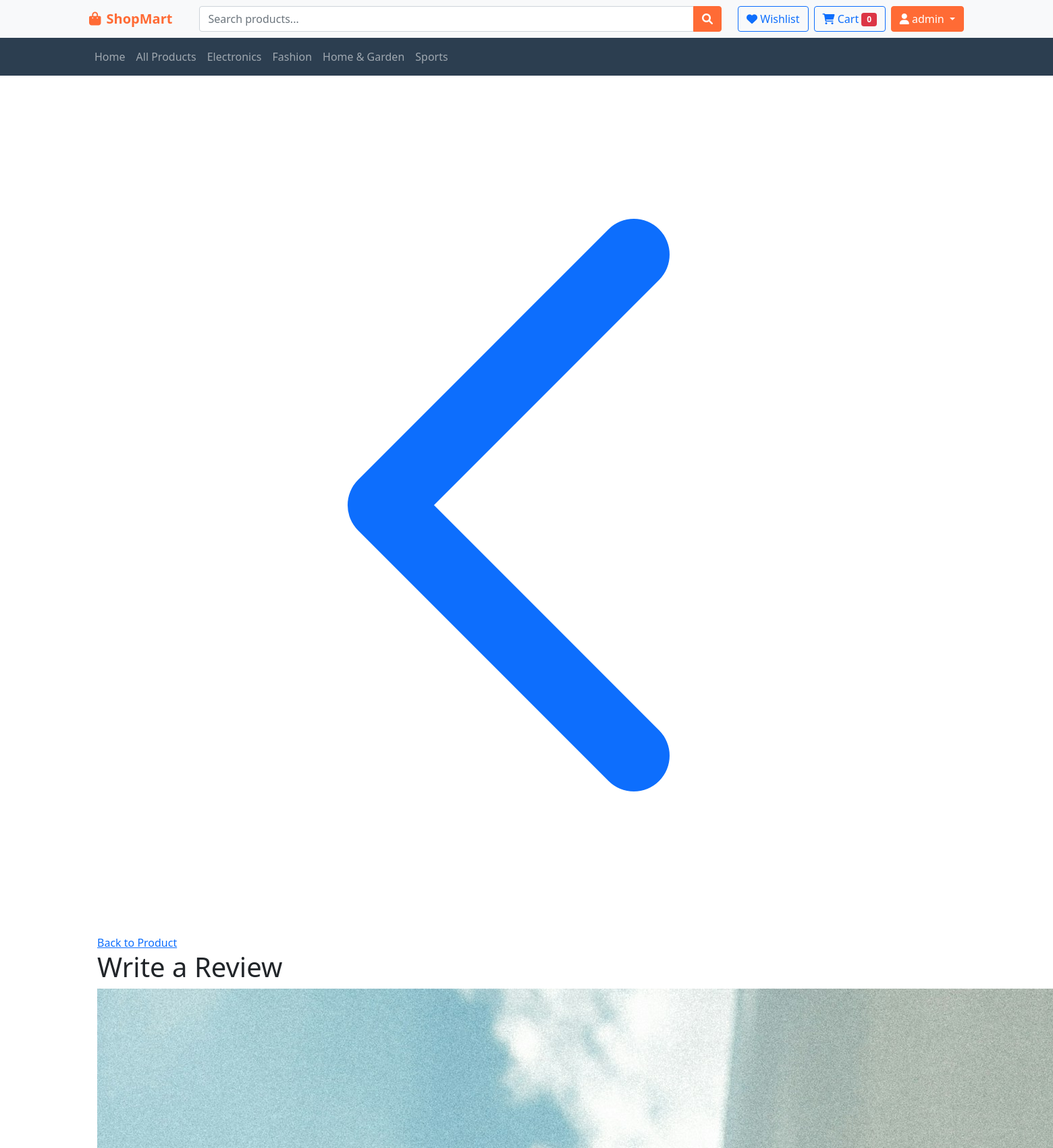
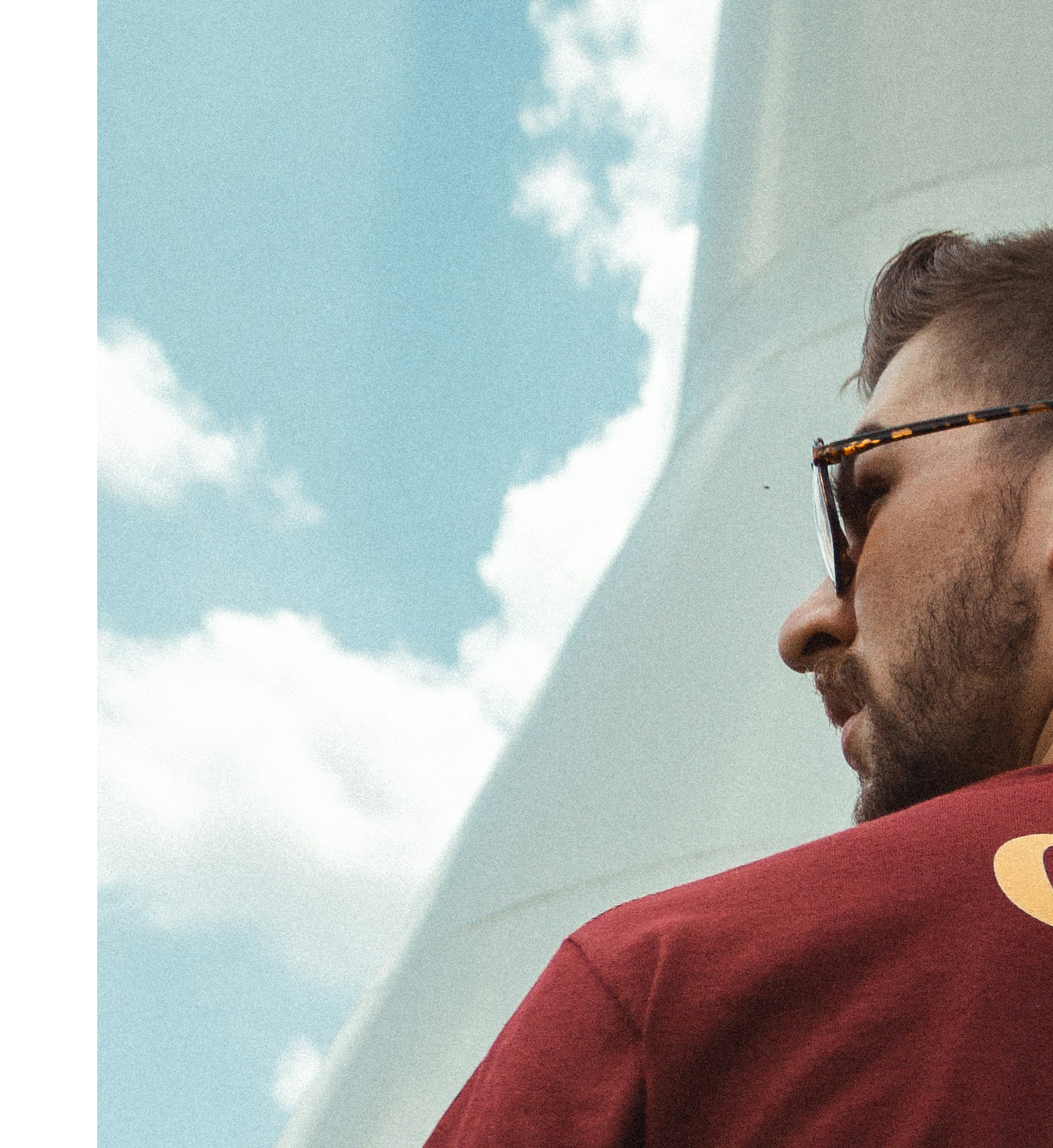
Page /product/11/review/ (signed in, upper part) on the committed database (2 pictures, top to bottom).
### myapp/models.py (models this page shows, shortened)
class User(AbstractUser):
    USER_TYPES = (
        ('customer', 'Customer'),
        ('vendor', 'Vendor'),
        ('admin', 'Admin'),
    )
    user_type = models.CharField(max_length=20, choices=USER_TYPES, default='customer')
    phone = models.CharField(max_length=15, blank=True)
    date_of_birth = models.DateField(null=True, blank=True)
    profile_image = models.ImageField(upload_to='profiles/', null=True, blank=True)
    is_verified = models.BooleanField(default=False)
    created_at = models.DateTimeField(auto_now_add=True)

class Product(models.Model):
    PRODUCT_STATUS = (
        ('draft', 'Draft'),
        ('active', 'Active'),
        ('inactive', 'Inactive'),
        ('out_of_stock', 'Out of Stock'),
    )
    vendor = models.ForeignKey(Vendor, on_delete=models.CASCADE, related_name='products')
    category = models.ForeignKey(Category, on_delete=models.CASCADE)
    brand = models.ForeignKey(Brand, on_delete=models.SET_NULL, null=True, blank=True)
    name = models.CharField(max_length=255)
    slug = models.SlugField(unique=True, blank=True)
    sku = models.CharField(max_length=50, unique=True)
    description = models.TextField()
    short_description = models.CharField(max_length=500, blank=True)
    price = models.DecimalField(max_digits=10, decimal_places=2)
    compare_price = models.DecimalField(max_digits=10, decimal_places=2, null=True, blank=True)
    cost_price = models.DecimalField(max_digits=10, decimal_places=2, null=True, blank=True)
    stock_quantity = models.PositiveIntegerField(default=0)
    low_stock_threshold = models.PositiveIntegerField(default=5)
    track_inventory = models.BooleanField(default=True)
    weight = models.DecimalField(max_digits=8, decimal_places=3, null=True, blank=True)
    dimensions = models.CharField(max_length=50, blank=True)  # L x W x H
    status = models.CharField(max_length=20, choices=PRODUCT_STATUS, default='draft')
    is_featured = models.BooleanField(default=False)
    is_digital = models.BooleanField(default=False)
    meta_title = models.CharField(max_length=255, blank=True)
    meta_description = models.CharField(max_length=500, blank=True)
    rating = models.DecimalField(max_digits=3, decimal_places=2, default=0.00)
    review_count = models.PositiveIntegerField(default=0)
    created_at = models.DateTimeField(auto_now_add=True)
    updated_at = models.DateTimeField(auto_now=True)
    class Meta:
        ordering = ['-created_at']
        indexes = [
            models.Index(fields=['status', 'is_featured']),
            models.Index(fields=['category', 'status']),
            models.Index(fields=['vendor', 'status']),
        ]

class ProductImage(models.Model):
    product = models.ForeignKey(Product, on_delete=models.CASCADE, related_name='images')
    image = models.ImageField(upload_to='products/')
    alt_text = models.CharField(max_length=255, blank=True)
    is_primary = models.BooleanField(default=False)
    sort_order = models.PositiveIntegerField(default=0)
    class Meta:
        ordering = ['sort_order']

### myapp/views.py (the view)
# urls.py: path('product/<int:product_id>/review/', views.add_review, name='add_review'),
@login_required
def add_review(request, product_id):
    product = get_object_or_404(Product, id=product_id)
    has_purchased = OrderItem.objects.filter(
        order__user=request.user,
        product=product,
        order__status='delivered'
    ).exists()
    existing_review = Review.objects.filter(
        user=request.user,
        product=product
    ).first()
    if request.method == 'POST':
        form = ReviewForm(request.POST)
        if form.is_valid():
            if existing_review:
                existing_review.rating = form.cleaned_data['rating']
                existing_review.title = form.cleaned_data['title']
                existing_review.comment = form.cleaned_data['comment']
                existing_review.save()
                messages.success(request, 'Review updated successfully!')
            else:
                review = form.save(commit=False)
                review.user = request.user
                review.product = product
                review.is_verified_purchase = has_purchased
                review.save()
                avg_rating = Review.objects.filter(
                    product=product,
                    is_approved=True
                ).aggregate(Avg('rating'))['rating__avg']
                product.rating = round(avg_rating, 2) if avg_rating else 0
                product.review_count = Review.objects.filter(
                    product=product,
                    is_approved=True
                ).count()
                product.save()
                messages.success(request, 'Review added successfully!')
            return redirect('product_detail', slug=product.slug)
    else:
        form = ReviewForm(instance=existing_review)
    context = {
        'form': form,
        'product': product,
        'has_purchased': has_purchased,
        'existing_review': existing_review,
    }
    return render(request, 'store/add_review.html', context)

### myapp/forms.py
class ReviewForm(forms.ModelForm):
    class Meta:
        model = Review
        fields = ['rating', 'title', 'comment']
        widgets = {
            'rating': forms.Select(
                choices=[(i, f'{i} Star{"s" if i != 1 else ""}') for i in range(1, 6)],
                attrs={'class': 'form-control'}
            ),
            'title': forms.TextInput(attrs={
                'class': 'form-control',
                'placeholder': 'Review title'
            }),
            'comment': forms.Textarea(attrs={
                'class': 'form-control',
                'rows': 4,
                'placeholder': 'Write your review...'
            }),
        }

### myapp/templates/store/add_review.html (shortened to what this page needs)
{% extends 'base.html' %}
{% load static %}
{% block content %}
<div class="container mx-auto px-4 py-8">
    <div class="max-w-3xl mx-auto">
        <div class="mb-8">
            <a href="{% url 'product_detail' product.slug %}"
               class="inline-flex items-center text-orange-600 hover:text-orange-800 mb-4">
                <svg class="mr-2 w-4 h-4" fill="none" stroke="currentColor" viewBox="0 0 24 24">
                    <path stroke-linecap="round" stroke-linejoin="round" stroke-width="2" d="M15 19l-7-7 7-7"></path>
                </svg>
                Back to Product
            </a>
            <h1 class="text-3xl font-bold text-gray-900">
                {% if existing_review %}Edit Your Review{% else %}Write a Review{% endif %}
            </h1>
        </div>
        <div class="bg-white rounded-lg shadow-md p-6 mb-8">
            <div class="flex items-center space-x-4">
                <div class="flex-shrink-0">
                    {% if product.images.first %}
                        <img src="{{ product.images.first.image.url }}"
                             alt="{{ product.name }}"
                             class="w-20 h-20 object-cover rounded-md">
                    {% else %}
                        <div class="w-20 h-20 bg-gray-200 rounded-md flex items-center justify-center">
                            <span class="text-sm text-gray-400">No Image</span>
                        </div>
                    {% endif %}
                </div>
            </div>
        </div>
    </div>
</div>
{% endblock %}

### myapp/templates/base.html (shortened to what this page needs)
{% load static %}
<!DOCTYPE html>
<html lang="en">
<head>
    <link href="https://cdn.jsdelivr.net/npm/bootstrap@5.1.3/dist/css/bootstrap.min.css" rel="stylesheet">
    <link href="https://cdnjs.cloudflare.com/ajax/libs/font-awesome/6.0.0/css/all.min.css" rel="stylesheet">
</head>
<body>
<nav class="navbar navbar-expand-lg navbar-light bg-light sticky-top">
    <div class="container">
        <a class="navbar-brand" href="{% url 'home' %}">
            <i class="fas fa-shopping-bag me-2"></i>ShopMart
        </a>
        <div class="flex-grow-1 mx-4">
            <div class="search-bar">
                <div class="input-group">
                    <input type="text" class="form-control" id="search-input"
                           placeholder="Search products..." value="{{ request.GET.search }}">
                    <button class="btn btn-primary" type="button" id="search-btn">
                        <i class="fas fa-search"></i>
                    </button>
                </div>
            </div>
        </div>
        <div class="d-flex align-items-center">
            {% if user.is_authenticated %}
                <a href="{% url 'wishlist' %}" class="btn btn-outline-primary me-2">
                    <i class="fas fa-heart"></i> Wishlist
                </a>
                <a href="{% url 'cart_view' %}" class="btn btn-outline-primary me-2">
                    <i class="fas fa-shopping-cart"></i> Cart
                    <span class="badge bg-danger" id="cart-count">0</span>
                </a>
                <div class="dropdown">
                    <button class="btn btn-primary dropdown-toggle" type="button" data-bs-toggle="dropdown">
                        <i class="fas fa-user"></i> {{ user.username }}
                    </button>
                </div>
            {% else %}
                <a href="{% url 'login' %}" class="btn btn-outline-primary me-2">Login</a>
                <a href="{% url 'register' %}" class="btn btn-primary">Register</a>
            {% endif %}
        </div>
    </div>
</nav>
<nav class="navbar navbar-expand-lg navbar-dark" style="background-color: var(--dark-color);">
    <div class="container">
        <div class="navbar-nav">
            <a class="nav-link" href="{% url 'home' %}">Home</a>
            <a class="nav-link" href="{% url 'product_list' %}">All Products</a>
            <a class="nav-link" href="{% url 'product_list' %}?category=electronics">Electronics</a>
            <a class="nav-link" href="{% url 'product_list' %}?category=fashion">Fashion</a>
            <a class="nav-link" href="{% url 'product_list' %}?category=home">Home & Garden</a>
            <a class="nav-link" href="{% url 'product_list' %}?category=sports">Sports</a>
        </div>
    </div>
</nav>
<main>
    {% block content %}{% endblock %}
</main>
</body>
</html>

### myapp/templates/base.html (style rules this page uses)
:root { --primary-color: #ff6b35; --secondary-color: #f7931e; --dark-color: #2c3e50; --light-color: #ecf0f1; }
.navbar-brand { font-weight: bold; color: var(--primary-color) !important; }
.btn-primary { background-color: var(--primary-color); border-color: var(--primary-color); }
.search-bar { position: relative; }

### rows in the picture
User: username "admin"
Product: images.first.image (picture)
